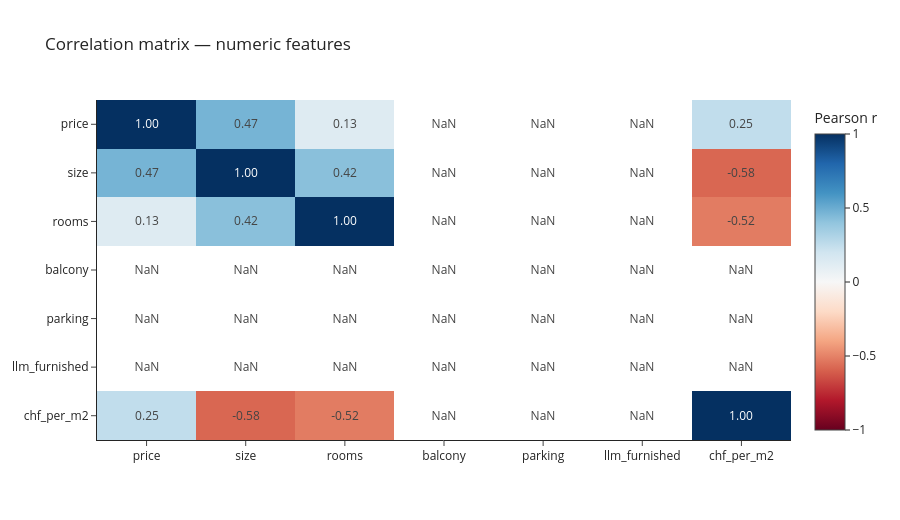

The notebook cell saved with this chart:
### Code cell
plotly_correlation_heatmap(df_clean)

### Figure 1 — Plotly figure (JSON) as saved in the notebook; plotly's stock layout.template omitted (floating-point values rounded to 4 significant figures)
{"data": [{"colorbar": {"title": {"text": "Pearson r"}}, "colorscale": [[0.0, "rgb(103,0,31)"], [0.1, "rgb(178,24,43)"], [0.2, "rgb(214,96,77)"], [0.3, "rgb(244,165,130)"], [0.4, "rgb(253,219,199)"], [0.5, "rgb(247,247,247)"], [0.6, "rgb(209,229,240)"], [0.7, "rgb(146,197,222)"], [0.8, "rgb(67,147,195)"], [0.9, "rgb(33,102,172)"], [1.0, "rgb(5,48,97)"]], "hovertemplate": "%{y} ↔ %{x}: r = %{z:.2f}<extra></extra>", "text": [[1.0, 0.47, 0.13, NaN, NaN, NaN, 0.25], [0.47, 1.0, 0.42, NaN, NaN, NaN, -0.58], [0.13, 0.42, 1.0, NaN, NaN, NaN, -0.52], [NaN, NaN, NaN, NaN, NaN, NaN, NaN], [NaN, NaN, NaN, NaN, NaN, NaN, NaN], [NaN, NaN, NaN, NaN, NaN, NaN, NaN], [0.25, -0.58, -0.52, NaN, NaN, NaN, 1.0]], "texttemplate": "%{text:.2f}", "type": "heatmap", "x": ["price", "size", "rooms", "balcony", "parking", "llm_furnished", "chf_per_m2"], "y": ["price", "size", "rooms", "balcony", "parking", "llm_furnished", "chf_per_m2"], "z": [[1.0, 0.47, 0.13, NaN, NaN, NaN, 0.25], [0.47, 1.0, 0.42, NaN, NaN, NaN, -0.58], [0.13, 0.42, 1.0, NaN, NaN, NaN, -0.52], [NaN, NaN, NaN, NaN, NaN, NaN, NaN], [NaN, NaN, NaN, NaN, NaN, NaN, NaN], [NaN, NaN, NaN, NaN, NaN, NaN, NaN], [0.25, -0.58, -0.52, NaN, NaN, NaN, 1.0]], "zmax": 1, "zmid": 0, "zmin": -1}], "layout": {"height": 520, "title": {"text": "Correlation matrix — numeric features"}, "xaxis": {"side": "bottom"}, "yaxis": {"autorange": "reversed"}}}
